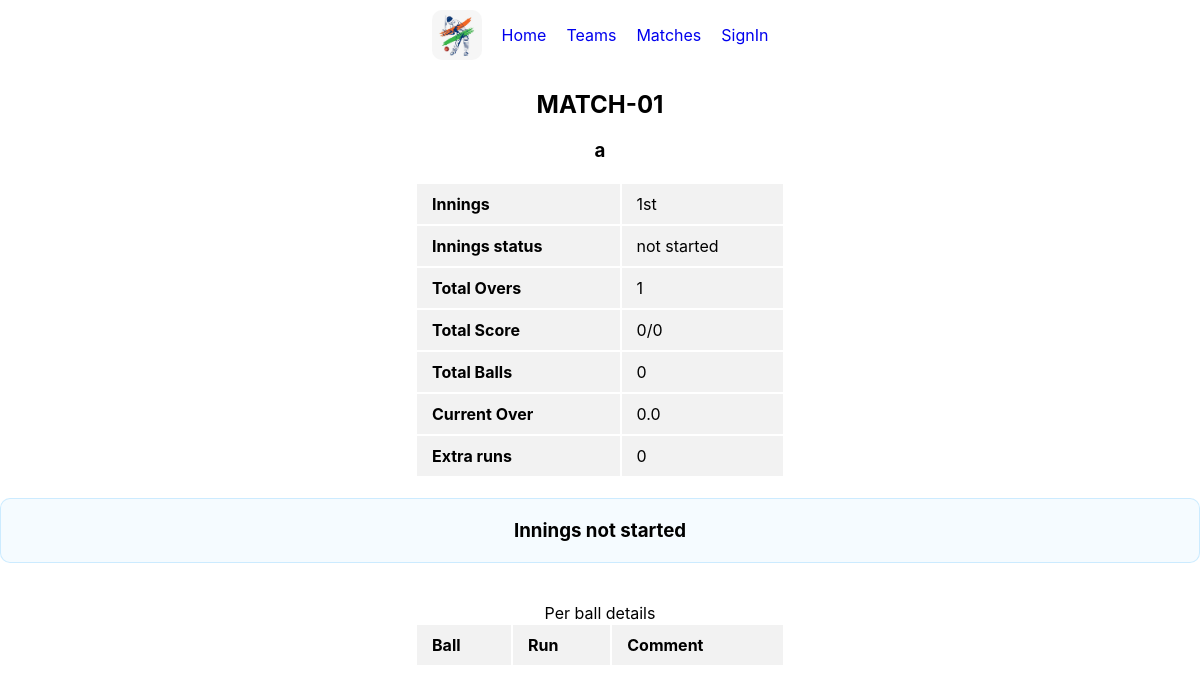
Page /score/1/ on the committed database.
### sportsapp/models.py (models this page shows, shortened)
class Score(models.Model):
    match = models.ForeignKey(Match, on_delete=models.CASCADE)
    inning = models.CharField(default="1", max_length=2)
    total_score = models.IntegerField(default=0)
    over = models.IntegerField(default=0)
    current_over = models.DecimalField(default=0,max_digits=3, decimal_places=1, db_index=True)
    status = models.CharField(default="not started", max_length=15)
    win_loss = models.CharField(default="", max_length=5, blank=True, null=True)

class Match(models.Model):
    name = models.CharField(default="", max_length=255)
    team = models.ForeignKey(Team, on_delete=models.CASCADE)
    status = models.CharField(default="pending", max_length=10)

class Team(models.Model):
    sport = models.ForeignKey(Sport, on_delete=models.CASCADE)
    name = models.CharField(default="", max_length=255)

### sportsapp/views.py (the view, shortened to what this page needs)
# urls.py: path('score/<str:pk>/', score, name="score"),
def score(request,pk):
    score = Score.objects.get(id=pk)
    scoreadd = ScoreAdd.objects.filter(score=score)
    matchteam = Match.objects.get(id=score.match.id,team=score.match.team)
    teamPlayers = TeamPlayer.objects.filter(match=score.match, team=score.match.team)
    teamPlayersCount = teamPlayers.count()
    t,b,w,ex=0,0,0,0
    extra_runs = ex
    total_score = t
    total_balls = b
    current_over = total_balls
    over = score.over
    x,y=0,0
    x = int(current_over/6)
    if current_over % 6 != 0:
        y = current_over-x*6
    current_over = f"{x}.{y}"
    if total_balls >0:
        score.status = "playing"
    if teamPlayersCount == w:
        score.status = "ends"
        matchteam.status = "completed"
    if int(over) == int(x):
        score.status = "ends"
        matchteam.status = "completed"
    match = Match.objects.filter(name=score.match.name)
    score.total_score = total_score
    score.current_over = current_over
    score.save()
    matchteam.save()
    context = {"score":score, "overs":over, "wicket":w, "current_over":current_over,"total_balls":total_balls, "extra_runs":extra_runs, "scoreadd":scoreadd}
    return render(request, "score.html",context)

### sportsapp/templates/score.html (shortened to what this page needs)
{% extends 'base.html' %} {% load static %} {% block home %}
<div>
    <center>
    <h2>{{score.match.name}}</h2>
    <h3>{{score.match.team.name}}</h3><br>
    <div>
        <table>
            <tr>
                <th>Innings</th>
                <td>{% if score.inning == "1" %}1st{%else%}2nd{%endif%}</td>
            </tr>
            <tr>
                <th>Innings status</th>
                <td>{{score.status}}</td>
            </tr>
            <tr>
                <th>Total Overs</th>
                <td>{{overs}}</td>
            </tr>
            <tr>
                <th>Total Score</th>
                <td>{{score.total_score}}/{{wicket}}</td>
            </tr>
            <tr>
                <th>Total Balls</th>
                <td>{{total_balls}}</td>
            </tr>
            <tr>
                <th>Current Over</th>
                <td>{{current_over}}</td>
            </tr>
            <tr>
                <th>Extra runs</th>
                <td>{{extra_runs}}</td>
            </tr>
        </table>
    </div>
    {% if user.is_authenticated %}
    <div class="match-container">
        {% if score.status == "not started" or score.status == "playing" %}
        <h3>Add score</h3>
        <div class="d-flex-c">
            <div>
                <div class="score">Runs :
                    <a href="{% url 'scoreAdd' score.id 0 %}"><span class="btn-score">0</span></a>
                    <a href="{% url 'scoreAdd' score.id 1 %}"><span class="btn-score">1</span></a>
                    <a href="{% url 'scoreAdd' score.id 2 %}"><span class="btn-score">2</span></a>
                    <a href="{% url 'scoreAdd' score.id 3 %}"><span class="btn-score">3</span></a>
                    <a href="{% url 'scoreAdd' score.id 4 %}"><span class="btn-score">4</span></a>
                    <a href="{% url 'scoreAdd' score.id 6 %}"><span class="btn-score">6</span></a>
                </div>
                <div class="score">Extra :
                    <a href="{% url 'scoreAdd' score.id 'noball' %}"><span class="btn-score">No Ball</span></a>
                    <a href="{% url 'scoreAdd' score.id 'wide' %}"><span class="btn-score">Wide</span></a>
                </div>
                <div class="score">Wicket :
                    <a href="{% url 'scoreAdd' score.id 'wicket' %}"><span class="btn-score">Wicket</span></a>
                </div>
            </div>
        </div>
        {% elif score.status == "ends" %}
        <h3>Innings ends</h3>
        {%endif%}
    </div>
    {%else%}
    <div class="match-container">
        <h3>Innings {{score.status}}</h3>
    </div>
    {%endif%}
    <div>
        <br>
        <div>
            Per ball details
        </div>
        <table>
            <tr>
                <th>Ball</th>
                <th>Run</th>
                <th>Comment</th>
            </tr>
        </table>
    </div>
    </center>
</div>
{%endblock%}

### sportsapp/static/sportsapp/style.css (style rules this page uses)
* { box-sizing: border-box; margin: 0px; padding: 0px; scroll-behavior: smooth; font-family: -apple-system, BlinkMacSystemFont, "Segoe UI", Roboto, "Helvetica Neue", Arial, "Noto Sans", sans-serif, "Apple Color Emoji", "Segoe UI Emoji", "Segoe UI Symbol", "Noto Color Emoji"; }
:root { --gray-3: rgba(128, 128, 128, 0.3); }
body { padding-bottom: 50px; }
h2 { padding: 20px; }
table { width: 370px; }
table :is(th,td) { padding: 10px 15px; text-align: left; background-color: rgba(128, 128, 128, 0.1); }
.match-container { border: 1px solid rgba(111, 200, 255, 0.3); border-radius: 10px; background-color: rgba(111, 200, 255, 0.07); margin: 20px 0px; padding: 20px; }

### rows in the picture
Score: match.name "MATCH-01", match.team.name "a", status "not started", total_score "0", current_over "0.0"

### other values in the picture
{{ overs }} "1"
{{ wicket }} "0"
{{ total_balls }} "0"
{{ extra_runs }} "0"
